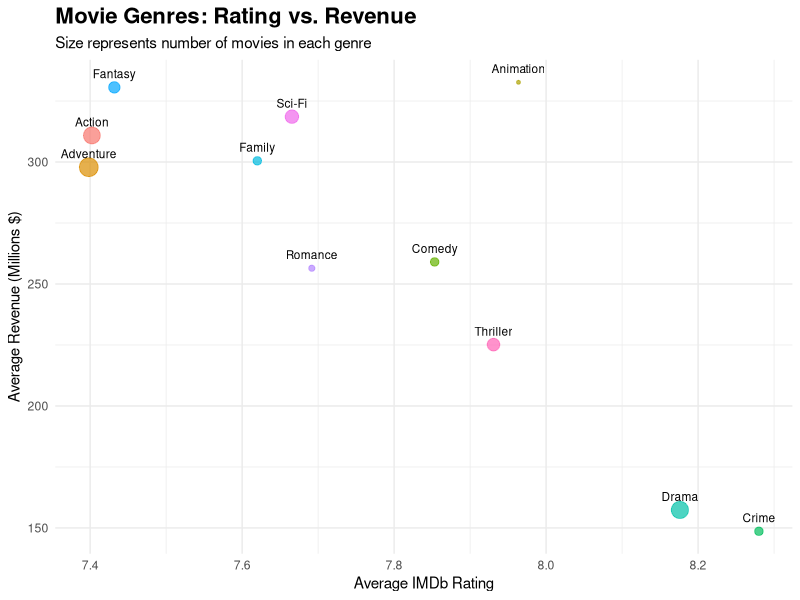
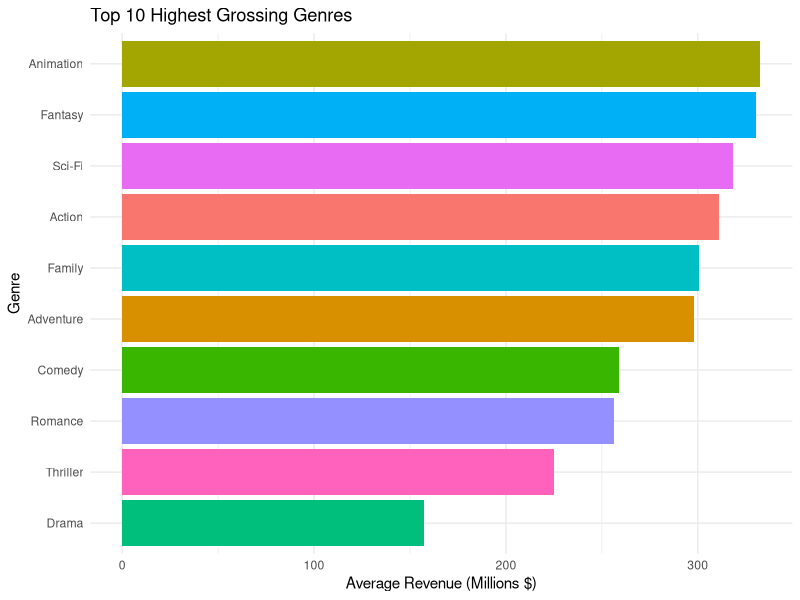
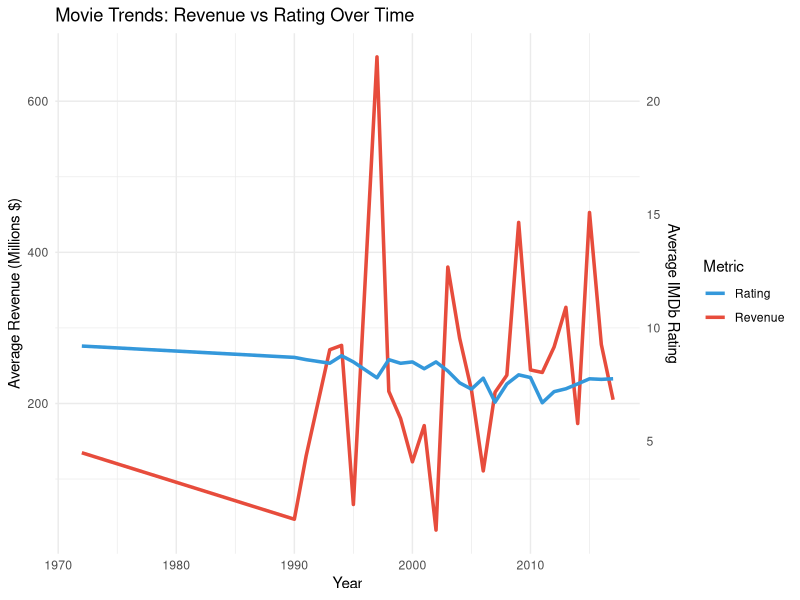
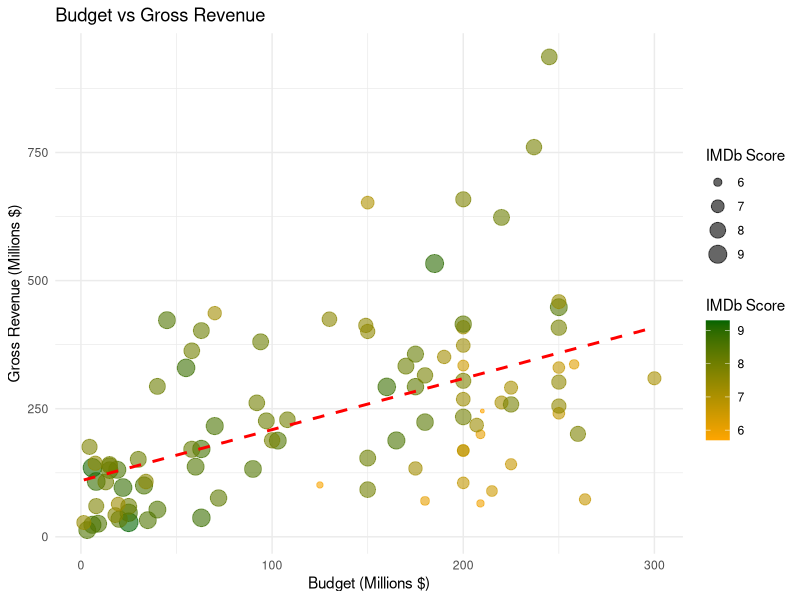

Write the R code that produced these figures, in order.
# ============================================
# IMDb Movie Analysis using Tidyverse
# ============================================

# 1. Load Libraries
library(tidyverse)

# 2. Load and Clean Data
movies <- read_csv("movies.csv")

# Simplify: Keep only essential columns and split genres
movies_clean <- movies %>%
  select(movie_title, genres, imdb_score, gross, budget, year) %>%
  drop_na() %>%
  separate_rows(genres, sep = "\\|")  # Splits "Action|Comedy" into separate rows

# Preview cleaned data
head(movies_clean)

# 3. Genre Analysis - Find "Money Makers"
genre_analysis <- movies_clean %>%
  group_by(genres) %>%
  summarise(
    avg_revenue = mean(gross) / 1e6,      # Convert to millions
    avg_rating = mean(imdb_score),
    count = n(),
    total_revenue = sum(gross) / 1e6
  ) %>%
  filter(count > 10) %>%                  # Remove rare genres
  arrange(desc(avg_revenue))

# View results
print(genre_analysis)

# 4. Visualize: Rating vs Revenue (The Sweet Spot)
ggplot(genre_analysis, aes(x = avg_rating, y = avg_revenue, label = genres)) +
  geom_point(aes(size = count, color = genres), alpha = 0.7, show.legend = FALSE) +
  geom_text(vjust = -1, check_overlap = TRUE, size = 3) +
  labs(
    title = "Movie Genres: Rating vs. Revenue",
    subtitle = "Size represents number of movies in each genre",
    x = "Average IMDb Rating",
    y = "Average Revenue (Millions $)"
  ) +
  theme_minimal() +
  theme(plot.title = element_text(face = "bold", size = 16))

# 5. Top 10 Highest Grossing Genres
top_genres <- genre_analysis %>%
  top_n(10, avg_revenue) %>%
  ggplot(aes(x = reorder(genres, avg_revenue), y = avg_revenue, fill = genres)) +
  geom_col(show.legend = FALSE) +
  coord_flip() +
  labs(
    title = "Top 10 Highest Grossing Genres",
    x = "Genre",
    y = "Average Revenue (Millions $)"
  ) +
  theme_minimal()

print(top_genres)

# 6. Revenue Trends Over Time
yearly_trends <- movies_clean %>%
  group_by(year) %>%
  summarise(
    avg_revenue = mean(gross) / 1e6,
    avg_rating = mean(imdb_score),
    movie_count = n()
  )

ggplot(yearly_trends, aes(x = year)) +
  geom_line(aes(y = avg_revenue, color = "Revenue"), size = 1.2) +
  geom_line(aes(y = avg_rating * 30, color = "Rating"), size = 1.2) +  # Scale rating for dual axis
  scale_y_continuous(
    name = "Average Revenue (Millions $)",
    sec.axis = sec_axis(~./30, name = "Average IMDb Rating")
  ) +
  scale_color_manual(values = c("Revenue" = "#E74C3C", "Rating" = "#3498DB")) +
  labs(
    title = "Movie Trends: Revenue vs Rating Over Time",
    x = "Year",
    color = "Metric"
  ) +
  theme_minimal()

# 7. ROI Analysis (Return on Investment)
roi_analysis <- movies %>%
  filter(!is.na(gross) & !is.na(budget) & budget > 0) %>%
  mutate(
    roi = (gross - budget) / budget * 100,  # ROI as percentage
    profit = (gross - budget) / 1e6         # Profit in millions
  ) %>%
  arrange(desc(roi)) %>%
  select(movie_title, imdb_score, roi, profit, budget, gross)

# Top 10 Best ROI Movies
print("Top 10 Movies by ROI:")
print(head(roi_analysis, 10))

# 8. Budget vs Gross Scatter Plot
ggplot(movies, aes(x = budget/1e6, y = gross/1e6)) +
  geom_point(aes(color = imdb_score, size = imdb_score), alpha = 0.6) +
  geom_smooth(method = "lm", se = FALSE, color = "red", linetype = "dashed") +
  scale_color_gradient(low = "orange", high = "darkgreen") +
  labs(
    title = "Budget vs Gross Revenue",
    x = "Budget (Millions $)",
    y = "Gross Revenue (Millions $)",
    color = "IMDb Score",
    size = "IMDb Score"
  ) +
  theme_minimal()

# 9. Word Cloud of Genres (Optional)
# Uncomment if you want to use wordcloud
# library(wordcloud)
# library(RColorBrewer)
# 
# wordcloud(
#   words = genre_analysis$genres,
#   freq = genre_analysis$count,
#   colors = brewer.pal(8, "Dark2"),
#   scale = c(3, 0.5),
#   random.order = FALSE
# )

# 10. Summary Statistics
cat("\n=== SUMMARY STATISTICS ===\n")
cat("Total Movies:", nrow(movies), "\n")
cat("Date Range:", min(movies$year), "-", max(movies$year), "\n")
cat("Average IMDb Score:", round(mean(movies$imdb_score), 2), "\n")
cat("Average Gross:", paste0("$", round(mean(movies$gross, na.rm = TRUE)/1e6, 2), "M"), "\n")
cat("Highest Rated:", movies$movie_title[which.max(movies$imdb_score)], 
    "(", max(movies$imdb_score), ")\n")
cat("Highest Grossing:", movies$movie_title[which.max(movies$gross)], 
    paste0("($", round(max(movies$gross)/1e6, 2), "M)\n"))
